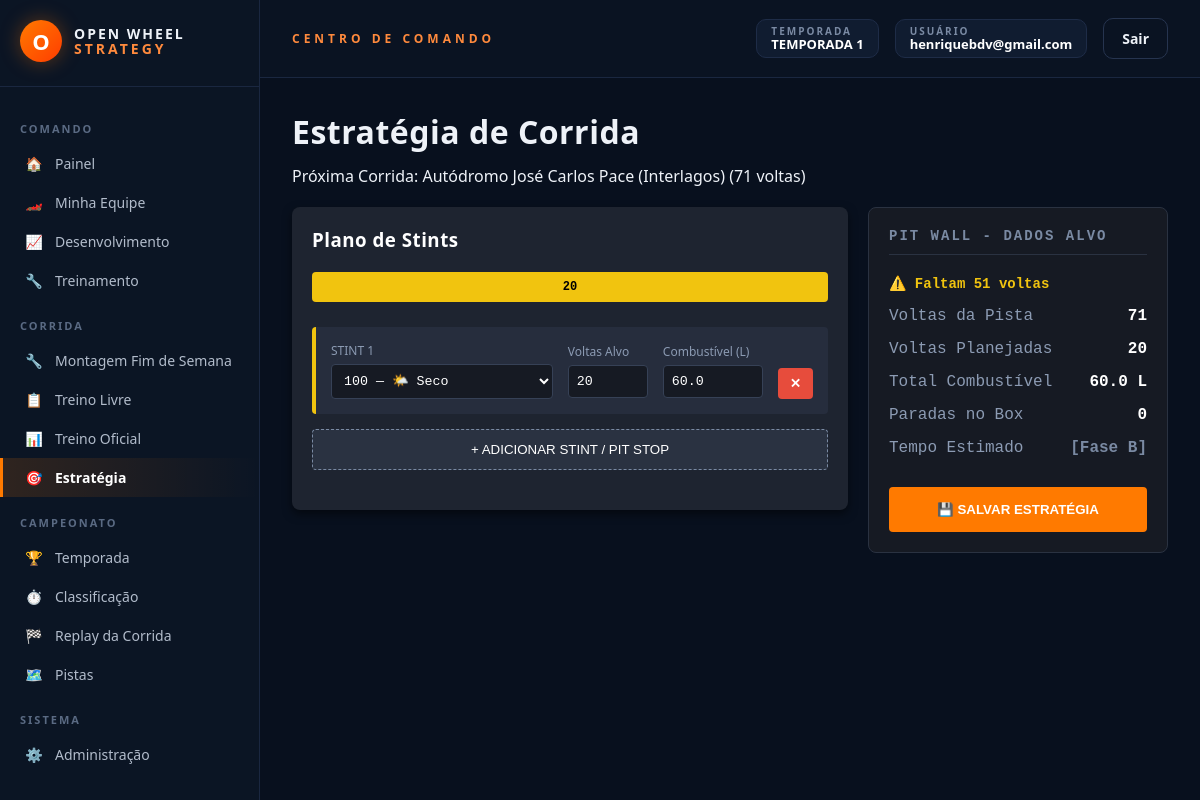
/estrategia-corrida (signed in), run on the app's committed database.
### models_temporada.py (models this page shows, shortened)
class Temporada(db.Model):
    __tablename__ = "temporadas"
    id = db.Column(db.Integer, primary_key=True)
    nome = db.Column(db.String(120), nullable=False)
    ativa = db.Column(db.Boolean, default=False, nullable=False)
    data_criacao = db.Column(db.DateTime, default=datetime.utcnow)
    corridas_agendadas = db.relationship(
        "CorridaAgendada", backref="temporada",
        cascade="all, delete-orphan",
        order_by="CorridaAgendada.ordem",
    )
    @classmethod
    def ativa_atual(cls):
        try:
            return cls.query.filter_by(ativa=True).first()
        except (OperationalError, ProgrammingError, NoSuchTableError):
            return None
    def proxima_corrida(self):
        return next((c for c in self.corridas_agendadas if not c.executada), None)

class CorridaAgendada(db.Model):
    __tablename__ = "corridas_agendadas"
    id = db.Column(db.Integer, primary_key=True)
    temporada_id = db.Column(db.Integer, db.ForeignKey("temporadas.id"), nullable=False)
    pista_real_id = db.Column(db.Integer, nullable=False)
    pista_nome = db.Column(db.String(120))
    ordem = db.Column(db.Integer, nullable=False)
    executada = db.Column(db.Boolean, default=False, nullable=False)
    data_execucao = db.Column(db.DateTime)
    resultado_json = db.Column(db.Text, default="[]")

### models.py (models this page shows, shortened)
class Usuario(db.Model):
    __tablename__ = "usuarios"
    id = db.Column(db.Integer, primary_key=True)
    email = db.Column(db.String(150), unique=True, nullable=False)
    senha_hash = db.Column(db.String(255), nullable=True)
    google_id = db.Column(db.String(255), unique=True, nullable=True)
    eh_admin = db.Column(db.Boolean, default=False)
    criado_em = db.Column(db.DateTime, default=datetime.utcnow)
    grupo = db.Column(db.String(50), nullable=True)
    classe = db.Column(db.String(50), nullable=True)
    nick = db.Column(db.String(50), nullable=True)
    equipe = db.relationship("CarroJogador", backref="usuario", uselist=False)

### rotas/corrida.py (the view, shortened to what this page needs)
    @app.route("/estrategia-corrida", methods=["GET", "POST"])
    @login_requerido
    def estrategia_corrida_view():
        usuario = Usuario.query.get(session["usuario_id"])
        if not usuario.equipe:
            return redirect(url_for("minha_equipe"))
        equipe = usuario.equipe
        pneu_contratado = FornecedorPneu.query.get(equipe.pneu_fornecedor_id)
        combustivel_contratado = FornecedorCombustivel.query.get(equipe.combustivel_fornecedor_id)
        temporada = Temporada.ativa_atual()
        proxima_corrida = temporada.proxima_corrida() if temporada else None
        pista = None
        voltas_pista = 0
        if proxima_corrida:
            criar_banco_pistas_reais()
            pista = obter_pista_real(proxima_corrida.pista_real_id)
            if pista:
                voltas_pista, _ = calcular_numero_voltas(pista["extensao_km"])
        stints = EstrategiaStint.query.filter_by(equipe_id=equipe.id).order_by(EstrategiaStint.ordem).all()
        if not stints:
            stints = [{"ordem": 1, "modelo_pneu": 100, "voltas": 20, "combustivel_litros": 60.0}]
        return render_template(
            "estrategia_corrida.html",
            equipe=equipe,
            pneu_contratado=pneu_contratado,
            combustivel_contratado=combustivel_contratado,
            modelos_disponiveis=modelos_componente.MODELOS,
            stints=stints,
            pista=pista,
            voltas_pista=voltas_pista
        )

### templates/estrategia_corrida.html (shortened to what this page needs)
{% extends "base.html" %}
{% block content %}
<div class="d-flex justify-content-between align-items-center mb-3">
    <h1 class="h3">Estratégia de Corrida</h1>
    {% if pista %}
    <span class="badge bg-secondary">Próxima Corrida: {{ pista.nome }} ({{ voltas_pista }} voltas)</span>
    {% endif %}
</div>
<form method="POST" action="{{ url_for('estrategia_corrida_view') }}" id="strategyForm">
    <div class="pit-wall-container">
        <div class="strategy-editor">
            <h3 style="color:#fff; margin-bottom: 20px;">Plano de Stints</h3>
            <div class="timeline-bar" id="timelineBar"></div>
            <div id="stintsContainer">
                {% for stint in stints %}
                <div class="stint-card stint-row" data-ordem="{{ loop.index }}">
                    <div style="flex:1;">
                        <span style="color:#8c9bb3; font-size:12px; display:block; margin-bottom:5px;">STINT <span class="stint-number">{{ loop.index }}</span></span>
                        <select name="modelo_pneu[]" class="pneu-select" onchange="updateUI()" style="width:100%;">
                            {% for m in modelos_disponiveis %}
                            <option value="{{ m }}" {% if stint.modelo_pneu == m %}selected{% endif %}>
                                {{ m }} — {% if m <= 500 %}🌤️ Seco{% elif m <= 700 %}🌧️ Molhada{% else %}⛈️ Encharcada{% endif %}
                            </option>
                            {% endfor %}
                        </select>
                    </div>
                    <div>
                        <span style="color:#8c9bb3; font-size:12px; display:block; margin-bottom:5px;">Voltas Alvo</span>
                        <input type="number" name="voltas[]" value="{{ stint.voltas }}" min="1" max="100" class="input-voltas" onchange="updateUI()" style="width:80px;">
                    </div>
                    <div>
                        <span style="color:#8c9bb3; font-size:12px; display:block; margin-bottom:5px;">Combustível (L)</span>
                        <input type="number" name="combustivel_litros[]" value="{{ stint.combustivel_litros }}" min="1" max="150" step="0.5" class="input-combustivel" onchange="updateUI()" style="width:100px;">
                    </div>
                    <div style="align-self: flex-end;">
                        <button type="button" class="btn-remover-stint" onclick="removeStint(this)">✕</button>
                    </div>
                </div>
                {% endfor %}
            </div>
            <button type="button" class="btn-add-stint" onclick="addStint()">+ ADICIONAR STINT / PIT STOP</button>
        </div>
        <div class="pit-wall-summary">
            <h3>PIT WALL - DADOS ALVO</h3>
            <div id="lapValidationMsg" style="font-weight: bold; margin-bottom: 15px; font-size: 14px;"></div>
            <div class="summary-item">
                <span>Voltas da Pista</span>
                <strong id="sumPistaVoltas">{{ voltas_pista if voltas_pista else '-' }}</strong>
            </div>
            <div class="summary-item">
                <span>Voltas Planejadas</span>
                <strong id="sumVoltasPlanejadas">0</strong>
            </div>
            <div class="summary-item">
                <span>Total Combustível</span>
                <strong id="sumCombustivel">0 L</strong>
            </div>
            <div class="summary-item">
                <span>Paradas no Box</span>
                <strong id="sumParadas">0</strong>
            </div>
            <div class="summary-item">
                <span>Tempo Estimado</span>
                <strong style="color:#7a8aa3;">[Fase B]</strong>
            </div>
            <button type="submit" class="btn-save-strategy">💾 Salvar Estratégia</button>
        </div>
    </div>
</form>
{% endblock %}

### templates/base.html (shortened to what this page needs)
<!DOCTYPE html>
<html lang="pt-br">
<head>
    <link href="{{ url_for('static', filename='css/variaveis.css') }}" rel="stylesheet">
    <link href="{{ url_for('static', filename='css/base.css') }}" rel="stylesheet">
    <link href="{{ url_for('static', filename='css/componentes.css') }}" rel="stylesheet">
    <link href="{{ url_for('static', filename='css/formularios.css') }}" rel="stylesheet">
</head>
<body>
{% if usuario_logado %}
<div class="ows-shell">
    <aside class="ows-sidebar">
        <div class="ows-logo">
            <div class="ows-logo-mark">O</div>
            <div class="ows-logo-text">OPEN WHEEL<br><span>STRATEGY</span></div>
        </div>
        <div class="ows-menu-section">COMANDO</div>
        <a href="{{ url_for('home') }}" class="ows-menu-link {% if request.endpoint == 'home' %}active{% endif %}"><span class="ows-icon">🏠</span> Painel</a>
        <a href="{{ url_for('minha_equipe') }}" class="ows-menu-link {% if request.endpoint == 'minha_equipe' %}active{% endif %}"><span class="ows-icon">🏎️</span> Minha Equipe</a>
        <a href="{{ url_for('desenvolvimento_view') }}" class="ows-menu-link {% if request.endpoint == 'desenvolvimento_view' %}active{% endif %}"><span class="ows-icon">📈</span> Desenvolvimento</a>
        <a href="{{ url_for('treinamento_view') }}" class="ows-menu-link {% if request.endpoint == 'treinamento_view' %}active{% endif %}"><span class="ows-icon">🔧</span> Treinamento</a>
        <div class="ows-menu-section">CORRIDA</div>
        <a href="{{ url_for('montagem_fim_de_semana') }}" class="ows-menu-link {% if request.endpoint == 'montagem_fim_de_semana' %}active{% endif %}"><span class="ows-icon">🔧</span> Montagem Fim de Semana</a>
        <a href="{{ url_for('treino_livre_view') }}" class="ows-menu-link {% if request.endpoint == 'treino_livre_view' %}active{% endif %}"><span class="ows-icon">📋</span> Treino Livre</a>
        <a href="{{ url_for('treino_oficial_view') }}" class="ows-menu-link {% if request.endpoint == 'treino_oficial_view' %}active{% endif %}"><span class="ows-icon">📊</span> Treino Oficial</a>
        <a href="{{ url_for('estrategia_corrida_view') }}" class="ows-menu-link {% if request.endpoint == 'estrategia_corrida_view' %}active{% endif %}"><span class="ows-icon">🎯</span> Estratégia</a>
        <div class="ows-menu-section">CAMPEONATO</div>
        <a href="{{ url_for('temporada_view') }}" class="ows-menu-link {% if request.endpoint == 'temporada_view' %}active{% endif %}"><span class="ows-icon">🏆</span> Temporada</a>
        <a href="{{ url_for('classificacao_view') }}" class="ows-menu-link {% if request.endpoint == 'classificacao_view' %}active{% endif %}"><span class="ows-icon">⏱️</span> Classificação</a>
        <a href="{{ url_for('corrida_view') }}" class="ows-menu-link {% if request.endpoint == 'corrida_view' %}active{% endif %}"><span class="ows-icon">🏁</span> Replay da Corrida</a>
        <a href="{{ url_for('pistas_reais_view') }}" class="ows-menu-link {% if request.endpoint == 'pistas_reais_view' %}active{% endif %}"><span class="ows-icon">🗺️</span> Pistas</a>
        {% if usuario_logado.eh_admin %}
        <div class="ows-menu-section">SISTEMA</div>
        <a href="{{ url_for('admin_dashboard') }}" class="ows-menu-link {% if request.endpoint == 'admin_dashboard' %}active{% endif %}"><span class="ows-icon">⚙️</span> Administração</a>
        {% endif %}
    </aside>
    <div class="ows-main">
        <header class="ows-topbar">
            <div class="ows-topbar-title">CENTRO DE COMANDO</div>
            <div class="ows-topbar-right">
                {% if temporada_ativa %}
                <div class="ows-badge">
                    <div class="ows-badge-label">TEMPORADA</div>
                    <div class="ows-badge-value">{{ temporada_ativa.nome }}</div>
                </div>
                {% endif %}
                <div class="ows-badge">
                    <div class="ows-badge-label">USUÁRIO</div>
                    <div class="ows-badge-value">{{ usuario_logado.email }}</div>
                </div>
                <a href="{{ url_for('logout') }}" class="ows-btn ows-btn-ghost">Sair</a>
            </div>
        </header>
        <div class="ows-content">
            {% block content %}{% endblock %}
        </div>
    </div>
</div>
{% endif %}
</body>
</html>

### data on the page
Temporada: nome "TEMPORADA 1"
Usuario: email "henriquebdv@gmail.com"
CorridaAgendada: nome "Autódromo José Carlos Pace (Interlagos)"

### other printed values
{{ voltas_pista }} "71"
{{ voltas_pista if voltas_pista else '-' }} "71"
form field value "100 — 🌤️ Seco"
